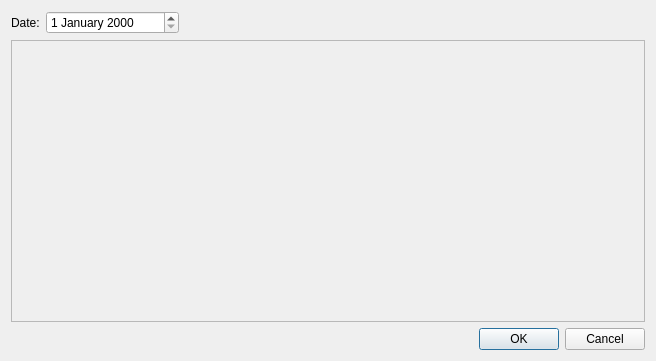
<?xml version="1.0" encoding="UTF-8"?>
<ui version="4.0">
 <class>AddSourcesDialog</class>
 <widget class="QDialog" name="AddSourcesDialog">
  <property name="windowModality">
   <enum>Qt::ApplicationModal</enum>
  </property>
  <property name="geometry">
   <rect>
    <x>0</x>
    <y>0</y>
    <width>656</width>
    <height>361</height>
   </rect>
  </property>
  <property name="sizePolicy">
   <sizepolicy hsizetype="MinimumExpanding" vsizetype="MinimumExpanding">
    <horstretch>0</horstretch>
    <verstretch>0</verstretch>
   </sizepolicy>
  </property>
  <property name="minimumSize">
   <size>
    <width>0</width>
    <height>0</height>
   </size>
  </property>
  <property name="windowTitle">
   <string>Add sources</string>
  </property>
  <property name="windowIcon">
   <iconset resource="../resources/resource.qrc">
    <normaloff>:/kwallet.png</normaloff>:/kwallet.png</iconset>
  </property>
  <property name="modal">
   <bool>true</bool>
  </property>
  <layout class="QGridLayout" name="gridLayout">
   <item row="0" column="1">
    <widget class="QLabel" name="label_date">
     <property name="text">
      <string>Date:</string>
     </property>
    </widget>
   </item>
   <item row="0" column="2">
    <widget class="QDateEdit" name="date">
     <property name="displayFormat">
      <string notr="true">d MMMM yyyy</string>
     </property>
    </widget>
   </item>
   <item row="3" column="3">
    <widget class="QDialogButtonBox" name="button_box">
     <property name="orientation">
      <enum>Qt::Horizontal</enum>
     </property>
     <property name="standardButtons">
      <set>QDialogButtonBox::Cancel|QDialogButtonBox::Ok</set>
     </property>
     <property name="centerButtons">
      <bool>false</bool>
     </property>
    </widget>
   </item>
   <item row="1" column="1" colspan="3">
    <widget class="QScrollArea" name="scroll_area">
     <property name="widgetResizable">
      <bool>true</bool>
     </property>
     <widget class="QWidget" name="form_layout">
      <property name="geometry">
       <rect>
        <x>0</x>
        <y>0</y>
        <width>640</width>
        <height>269</height>
       </rect>
      </property>
      <layout class="QGridLayout" name="grid_layout">
       <property name="leftMargin">
        <number>0</number>
       </property>
       <property name="topMargin">
        <number>0</number>
       </property>
       <property name="rightMargin">
        <number>0</number>
       </property>
       <property name="bottomMargin">
        <number>0</number>
       </property>
       <property name="horizontalSpacing">
        <number>0</number>
       </property>
       <item row="3" column="0">
        <widget class="TableWidget" name="savings" native="true"/>
       </item>
       <item row="4" column="0">
        <widget class="TableWidget" name="debt" native="true"/>
       </item>
       <item row="1" column="0">
        <widget class="TableWidget" name="expense" native="true"/>
       </item>
       <item row="2" column="0">
        <widget class="TableWidget" name="incoming" native="true"/>
       </item>
      </layout>
     </widget>
    </widget>
   </item>
  </layout>
 </widget>
 <customwidgets>
  <customwidget>
   <class>TableWidget</class>
   <extends>QWidget</extends>
   <header location="global">tablewidget.h</header>
   <container>1</container>
  </customwidget>
 </customwidgets>
 <resources>
  <include location="../resources/resource.qrc"/>
 </resources>
 <connections>
  <connection>
   <sender>button_box</sender>
   <signal>accepted()</signal>
   <receiver>AddSourcesDialog</receiver>
   <slot>accept()</slot>
   <hints>
    <hint type="sourcelabel">
     <x>248</x>
     <y>254</y>
    </hint>
    <hint type="destinationlabel">
     <x>157</x>
     <y>274</y>
    </hint>
   </hints>
  </connection>
  <connection>
   <sender>button_box</sender>
   <signal>rejected()</signal>
   <receiver>AddSourcesDialog</receiver>
   <slot>reject()</slot>
   <hints>
    <hint type="sourcelabel">
     <x>316</x>
     <y>260</y>
    </hint>
    <hint type="destinationlabel">
     <x>286</x>
     <y>274</y>
    </hint>
   </hints>
  </connection>
 </connections>
</ui>
